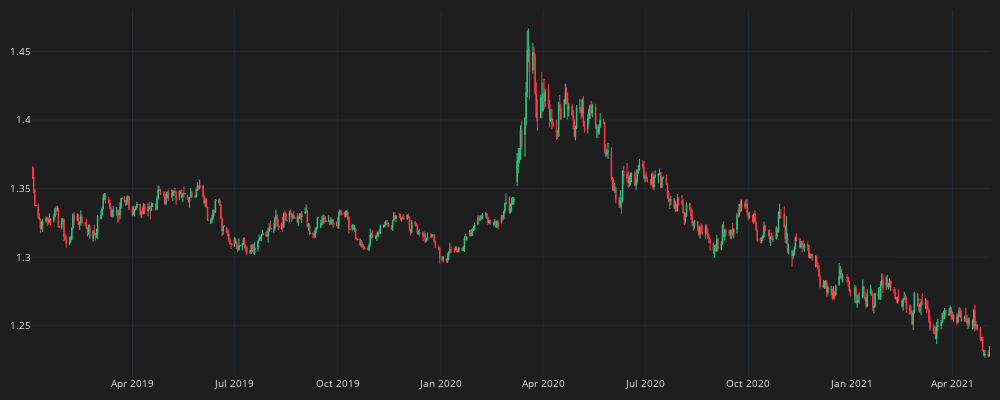

The code cell stored with this chart in its notebook:
### Code cell
fig = go.Figure()
fig.add_trace(go.Candlestick(
    x=df_plot.time, open=df_plot.mid_o, high=df_plot.mid_h, low=df_plot.mid_l, close=df_plot.mid_c,
    line=dict(width=1), opacity=1,
    increasing_fillcolor='#24A06B',
    decreasing_fillcolor="#CC2E3C",
    increasing_line_color='#2EC886',  
    decreasing_line_color='#FF3A4C'
))
fig.update_layout(width=1000,height=400,
    margin=dict(l=10,r=10,b=10,t=10),
    font=dict(size=10,color="#e1e1e1"),
    paper_bgcolor="#1e1e1e",
    plot_bgcolor="#1e1e1e")
fig.update_xaxes(
    gridcolor="#1f292f",
    showgrid=True,fixedrange=True,rangeslider=dict(visible=False)
)
fig.update_yaxes(
    gridcolor="#1f292f",
    showgrid=True
)
fig.show()

### Figure 1 — Plotly figure (JSON) as saved in the notebook; plotly's stock layout.template omitted (floating-point values rounded to 4 significant figures; data arrays with more than 128 entries replaced by an {"elided": "..."} marker saying what was removed)
{"data": [{"close": {"elided": "630 float values"}, "decreasing": {"fillcolor": "#CC2E3C", "line": {"color": "#FF3A4C"}}, "high": {"elided": "630 float values"}, "increasing": {"fillcolor": "#24A06B", "line": {"color": "#2EC886"}}, "line": {"width": 1}, "low": {"elided": "630 float values"}, "opacity": 1, "open": {"elided": "630 float values"}, "type": "candlestick", "x": {"elided": "630 str values"}}], "layout": {"font": {"color": "#e1e1e1", "size": 10}, "height": 400, "margin": {"b": 10, "l": 10, "r": 10, "t": 10}, "paper_bgcolor": "#1e1e1e", "plot_bgcolor": "#1e1e1e", "width": 1000, "xaxis": {"fixedrange": true, "gridcolor": "#1f292f", "rangeslider": {"visible": false}, "showgrid": true}, "yaxis": {"gridcolor": "#1f292f", "showgrid": true}}}
